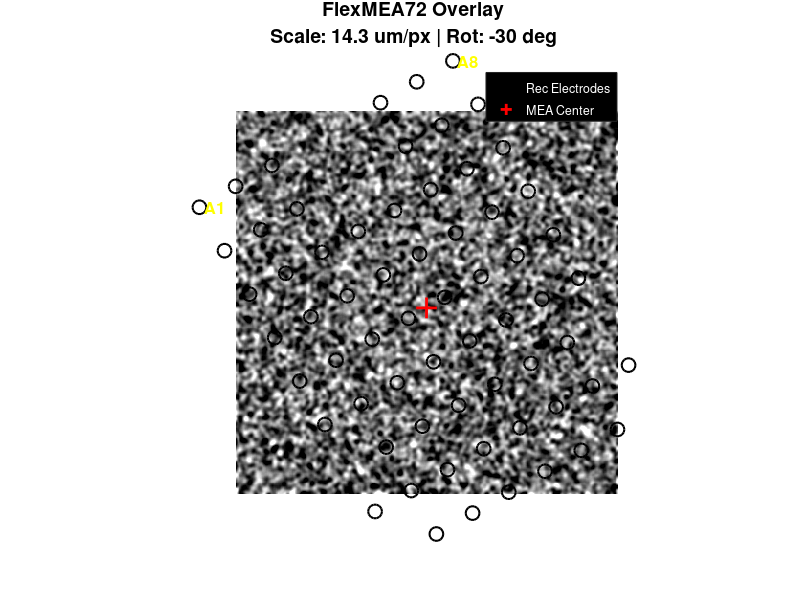

This chart was generated by the following MATLAB code:
% MEA_Overlay_FlexMEA72_Corrected.m
clear; clc; close all;

%% ========================================================================
%  USER CALIBRATION SETTINGS (ADJUST THESE TO ALIGN!)
% ========================================================================
% 1. SCALING: Controls the size of the MEA grid relative to the image.
%    If the grid is GIANT, INCREASE this number.
%    (Example: If your FOV is 10mm wide and image is 500px, res is 20 um/px)
MICRONS_PER_PIXEL = 14.3; % Try increasing this if grid is too big (e.g. 15, 20, 50)

% 2. ROTATION: Rotates the MEA grid clockwise (in degrees)
ROTATION_DEG = -30;         

% 3. POSITIONING: Fine tune the center position (in pixels)
NUDGE_X_PX = 0;           % + moves grid Right, - moves Left
NUDGE_Y_PX = 6;           % + moves grid Down,  - moves Up

% 4. VISUALS
SIGMA = 2.0;              % Gaussian smoothing for the VSD image
SATURATION_PCT = 99.0;    % Contrast setting

%% ========================================================================
%  1. DATA LOADING (Preserved from your script)
% ========================================================================
fprintf('Loading data...\n');
data_found = false;

% Check workspace variables
if exist('reconstructed_movie', 'var'), M = double(reconstructed_movie); data_found = true;
elseif exist('mov_recon', 'var'), M = double(mov_recon); data_found = true;
elseif exist('mov', 'var'), M = double(mov); data_found = true;
end

% Check files if variable not found
if ~data_found
    if ~exist('data', 'dir')
         % Fallback for direct run without data folder, creates dummy noise data
         fprintf('! No data found. Generating DUMMY DATA for demonstration.\n');
         M = rand(400, 400, 50); 
         sampling_rate = 250;
    else
        files = dir('data/reconstructed_ICs_*.mat');
        if isempty(files), error('No reconstruction files found in /data!'); end
        
        if length(files) == 1, file_idx = 1;
        else, file_idx = 1; 
        end % Default to first
        loaded_data = load(fullfile('data', files(file_idx).name));
        
        if isfield(loaded_data, 'reconstructed_movie')
            M = double(loaded_data.reconstructed_movie);
        elseif isfield(loaded_data, 'mov')
            M = double(loaded_data.mov);
        else
            error('Could not find movie variable in .mat file.');
        end
        
        if isfield(loaded_data, 'Fs'), sampling_rate = loaded_data.Fs; else, sampling_rate = 250; end
    end
end

[H, W, T] = size(M);
fprintf('Data Loaded: %d x %d pixels, %d frames.\n', H, W, T);

% Calculate Image Center
img_center_x = W / 2;
img_center_y = H / 2;

%% ========================================================================
%  2. GENERATE FLEXMEA72 GEOMETRY
% ========================================================================
% Specs from FlexMEA72 Datasheet
pitch_x_um = 625; 
pitch_y_um = 750;
rows = 9; % A, B, C, D, E, F, G, H, J
cols = 8; % 1 - 8

% Create Grid (Cols 1-8, Rows 1-9)
[gx_idx, gy_idx] = meshgrid(1:cols, 1:rows);

% Define Exclusion Mask (GND and REF electrodes)
% Based on FlexMEA72 Layout Page 2 (Blue pads are GND/REF)
% Row Indices: A=1, B=2, ... G=7, H=8, J=9.
valid_mask = true(rows, cols);

% Exclude Row A (1): A4, A5 (GND)
valid_mask(1, 4:5) = false; 

% Exclude Row B (2): B4, B5 (REF)
valid_mask(2, 4:5) = false;

% Exclude Row G (7): G1, G8 (REF)
valid_mask(7, 1) = false;
valid_mask(7, 8) = false;

% Exclude Row J (9): J1, J8 (GND)
valid_mask(9, 1) = false;
valid_mask(9, 8) = false;

% --- Calculate Physical Coordinates (microns) centered at (0,0) ---
% We center the grid so (0,0) is the geometric center of the array
phys_x = (gx_idx - 4.5) * pitch_x_um; % 4.5 is center of 1..8
phys_y = (gy_idx - 5.0) * pitch_y_um; % 5.0 is center of 1..9

% --- Apply Calibration (Microns -> Pixels) ---
mea_px_x = phys_x / MICRONS_PER_PIXEL;
mea_px_y = phys_y / MICRONS_PER_PIXEL;

% --- Apply Rotation ---
theta = deg2rad(ROTATION_DEG);
R = [cos(theta), -sin(theta); sin(theta), cos(theta)];

rot_x = zeros(size(mea_px_x));
rot_y = zeros(size(mea_px_y));

for i = 1:numel(mea_px_x)
    pt = R * [mea_px_x(i); mea_px_y(i)];
    rot_x(i) = pt(1);
    rot_y(i) = pt(2);
end

% --- Apply Translation (Center on image + Nudge) ---
final_x = rot_x + img_center_x + NUDGE_X_PX;
final_y = rot_y + img_center_y + NUDGE_Y_PX;

% Filter for only recording electrodes
rec_x = final_x(valid_mask);
rec_y = final_y(valid_mask);
ref_x = final_x(~valid_mask); % If you ever want to see the excluded ones
ref_y = final_y(~valid_mask);

%% ========================================================================
%  3. VISUALIZATION
% ========================================================================
fprintf('Generating Overlay...\n');

% Prepare a background frame (e.g., mean of first few frames or frame 376)
frame_idx = min(376, T); 
bg_img = M(:,:,frame_idx);

% Simple contrast stretch for display
bg_img = imgaussfilt(bg_img, SIGMA);
clim_low = prctile(bg_img(:), 5);
clim_high = prctile(bg_img(:), SATURATION_PCT);

figure('Name', 'FlexMEA72 Alignment Check', 'Color', 'w', 'Position', [100 100 1000 800]);

% 1. Plot Image
imagesc(bg_img);
colormap('gray');
caxis([clim_low, clim_high]);
axis image off;
hold on;

% 2. Plot Recording Electrodes (The "Diamond/Arrow" shape)
% We plot them as clear circles with black edges
scatter(rec_x, rec_y, 100, 'o', ...
    'MarkerEdgeColor', 'k', ...
    'MarkerFaceColor', 'none', ...
    'LineWidth', 1.5, ...
    'DisplayName', 'Recording Channels');

% 3. Plot Center Crosshair (Helper to see alignment center)
plot(img_center_x + NUDGE_X_PX, img_center_y + NUDGE_Y_PX, 'r+', 'MarkerSize', 15, 'LineWidth', 2);

% Label a few corners to help orientation (Optional)
% Find specific corners in the transformed coordinates
idx_A1 = sub2ind(size(final_x), 1, 1); % Row 1, Col 1
idx_J8 = sub2ind(size(final_x), 9, 8); % Row 9, Col 8 (Excluded, but useful for bounds)
idx_A8 = sub2ind(size(final_x), 1, 8);

text(final_x(idx_A1), final_y(idx_A1), ' A1', 'Color', 'y', 'FontWeight', 'bold', 'FontSize', 12);
text(final_x(idx_A8), final_y(idx_A8), ' A8', 'Color', 'y', 'FontWeight', 'bold', 'FontSize', 12);

title(sprintf('FlexMEA72 Overlay\nScale: %.1f um/px | Rot: %.0f deg', ...
    MICRONS_PER_PIXEL, ROTATION_DEG), 'FontSize', 14);

legend({'Rec Electrodes', 'MEA Center'}, 'Location', 'northeast', 'TextColor', 'w', 'Color', 'k');
hold off;

fprintf('Done! If the grid is too big, increase "MICRONS_PER_PIXEL" at the top of the script.\n');
